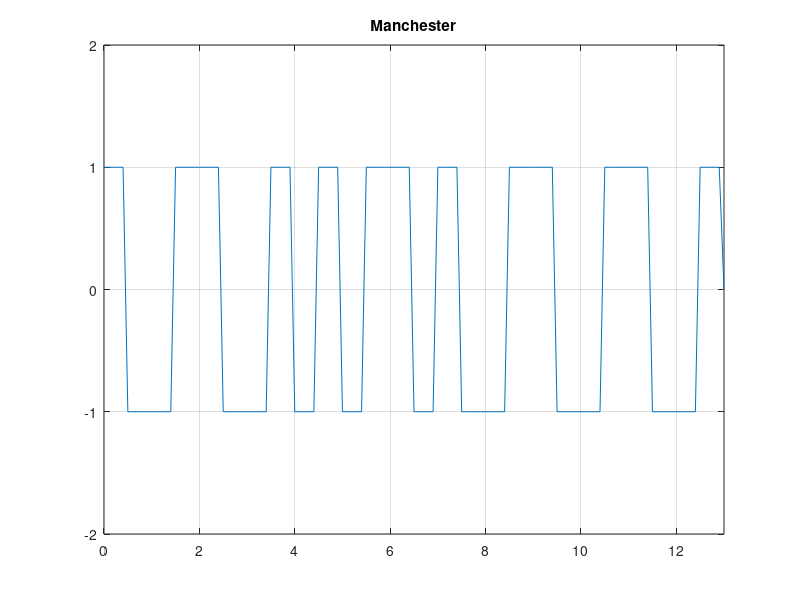

Write MATLAB code to recreate this figure.


clc;
clear;

X=[0 1 0 1 1 1 0 0 1 0 1 0 1];
T = length(X);

bitDuration=5;
%sampleRate=200;
N=2*bitDuration*T;
dt=T/N;

t=0:dt:T;

Y = zeros(1,length(t));

for i=0:1:(T-1);
    if X(i+1)==1
        Y(i*2*bitDuration+1 : (2*i+1)*bitDuration)=-1;
        Y((i*2+1)*bitDuration+1 : (2*i+2)*bitDuration)=1;
    else
        Y(i*2*bitDuration+1 : (2*i+1)*bitDuration)=1;
        Y((2*i+1)*bitDuration+1 : (2*i+2)*bitDuration)=-1;
    end;
end;

plot(t,Y);
axis([0 t(end) -2 2]);
grid on;
title('Manchester');

% Decoding
increment=(1/dt);
bitLength=length(Y);

j=1;
for i=1:increment:bitLength-increment;
    if(Y(i)==-1)
        bits(j)=1;
    else
        bits(j)=0;
    end;
    j=j+1;
end;
bits
